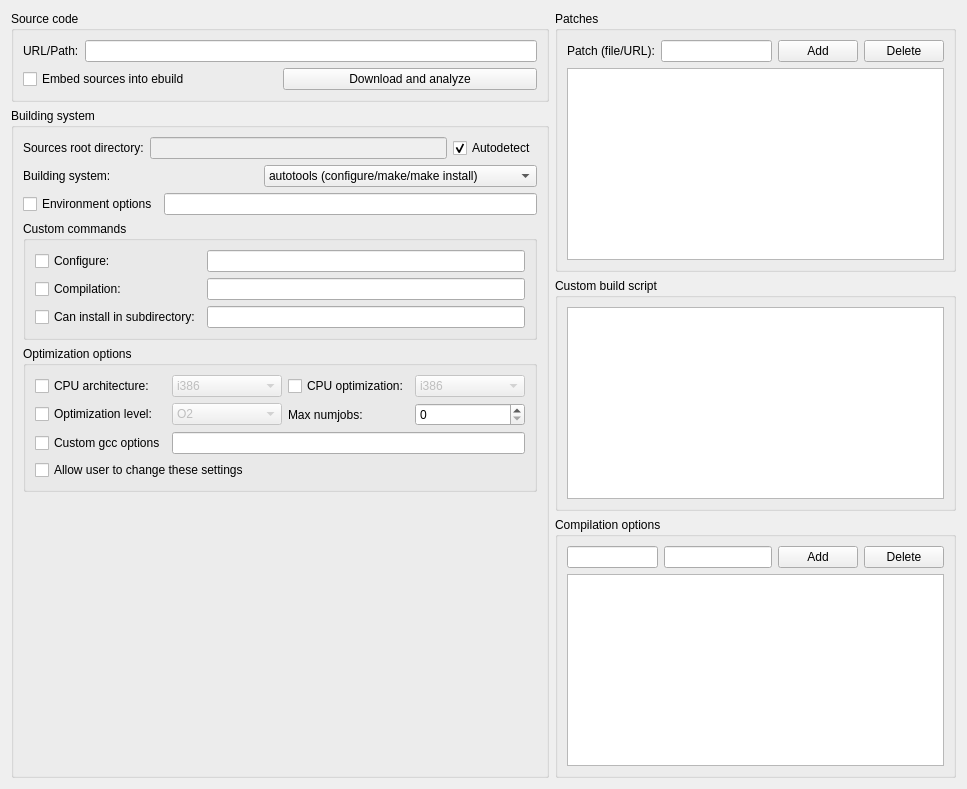
     <widget class="QWidget" name="tab_2" >
      <attribute name="title" >
       <string>Building options</string>
      </attribute>
      <attribute name="icon" >
       <iconset>../../../usr/share/icons/OS-K/128x128/apps/system-config-services.png</iconset>
      </attribute>
      <layout class="QHBoxLayout" >
       <item>
        <layout class="QHBoxLayout" >
         <item>
          <layout class="QVBoxLayout" >
           <item>
            <widget class="QGroupBox" name="sourceCodeGroupBox" >
             <property name="title" >
              <string>Source code</string>
             </property>
             <layout class="QVBoxLayout" >
              <item>
               <layout class="QHBoxLayout" >
                <item>
                 <widget class="QLabel" name="label_9" >
                  <property name="text" >
                   <string>URL/Path:</string>
                  </property>
                 </widget>
                </item>
                <item>
                 <widget class="QLineEdit" name="urlEdit" />
                </item>
               </layout>
              </item>
              <item>
               <layout class="QHBoxLayout" >
                <item>
                 <widget class="QCheckBox" name="embedSourcesCheckBox" >
                  <property name="text" >
                   <string>Embed sources into ebuild</string>
                  </property>
                 </widget>
                </item>
                <item>
                 <widget class="QPushButton" name="downloadAnalyzeButton" >
                  <property name="text" >
                   <string>Download and analyze</string>
                  </property>
                 </widget>
                </item>
               </layout>
              </item>
             </layout>
            </widget>
           </item>
           <item>
            <widget class="QGroupBox" name="buildingSystemGroupBox" >
             <property name="title" >
              <string>Building system</string>
             </property>
             <layout class="QVBoxLayout" >
              <item>
               <layout class="QHBoxLayout" >
                <item>
                 <widget class="QLabel" name="sourcesRootDirectoryLabel" >
                  <property name="text" >
                   <string>Sources root directory:</string>
                  </property>
                 </widget>
                </item>
                <item>
                 <widget class="QLineEdit" name="sourcesRootDirectoryEdit" >
                  <property name="enabled" >
                   <bool>false</bool>
                  </property>
                 </widget>
                </item>
                <item>
                 <widget class="QCheckBox" name="sourcesRootDirectoryAutodetectCheckBox" >
                  <property name="text" >
                   <string>Autodetect</string>
                  </property>
                  <property name="checked" >
                   <bool>true</bool>
                  </property>
                 </widget>
                </item>
               </layout>
              </item>
              <item>
               <layout class="QHBoxLayout" >
                <item>
                 <widget class="QLabel" name="buildingSystemLabel" >
                  <property name="text" >
                   <string>Building system:</string>
                  </property>
                 </widget>
                </item>
                <item>
                 <widget class="QComboBox" name="buildingSystemComboBox" >
                  <item>
                   <property name="text" >
                    <string>autotools (configure/make/make install)</string>
                   </property>
                  </item>
                  <item>
                   <property name="text" >
                    <string>scons (scons foo.out)</string>
                   </property>
                  </item>
                  <item>
                   <property name="text" >
                    <string>cmake (mkdir build; cd build; cmake ..; make)</string>
                   </property>
                  </item>
                  <item>
                   <property name="text" >
                    <string>custom set of commands</string>
                   </property>
                  </item>
                  <item>
                   <property name="text" >
                    <string>custom script</string>
                   </property>
                  </item>
                 </widget>
                </item>
               </layout>
              </item>
              <item>
               <layout class="QHBoxLayout" >
                <item>
                 <widget class="QCheckBox" name="envOptionsCheckBox" >
                  <property name="text" >
                   <string>Environment options</string>
                  </property>
                 </widget>
                </item>
                <item>
                 <widget class="QLineEdit" name="envOptionsEdit" />
                </item>
               </layout>
              </item>
              <item>
               <widget class="QGroupBox" name="customCommandsGroupBox" >
                <property name="title" >
                 <string>Custom commands</string>
                </property>
                <layout class="QGridLayout" >
                 <item row="0" column="0" >
                  <widget class="QCheckBox" name="configureCheckBox" >
                   <property name="text" >
                    <string>Configure:</string>
                   </property>
                  </widget>
                 </item>
                 <item row="0" column="1" >
                  <widget class="QLineEdit" name="configureEdit" />
                 </item>
                 <item row="1" column="0" >
                  <widget class="QCheckBox" name="compilationCheckBox" >
                   <property name="text" >
                    <string>Compilation:</string>
                   </property>
                  </widget>
                 </item>
                 <item row="1" column="1" >
                  <widget class="QLineEdit" name="compilationEdit" />
                 </item>
                 <item row="2" column="0" >
                  <widget class="QCheckBox" name="installationCheckBox" >
                   <property name="text" >
                    <string>Can install in subdirectory:</string>
                   </property>
                  </widget>
                 </item>
                 <item row="2" column="1" >
                  <widget class="QLineEdit" name="installEdit" />
                 </item>
                </layout>
               </widget>
              </item>
              <item>
               <widget class="QGroupBox" name="optimizationGroupBox" >
                <property name="title" >
                 <string>Optimization options</string>
                </property>
                <layout class="QGridLayout" >
                 <item row="0" column="0" >
                  <widget class="QCheckBox" name="cpuArchCheckBox" >
                   <property name="text" >
                    <string>CPU architecture:</string>
                   </property>
                  </widget>
                 </item>
                 <item row="0" column="1" >
                  <widget class="QComboBox" name="cpuArchComboBox" >
                   <property name="enabled" >
                    <bool>false</bool>
                   </property>
                   <property name="currentIndex" >
                    <number>0</number>
                   </property>
                   <item>
                    <property name="text" >
                     <string>i386</string>
                    </property>
                   </item>
                   <item>
                    <property name="text" >
                     <string>i486</string>
                    </property>
                   </item>
                   <item>
                    <property name="text" >
                     <string>i586</string>
                    </property>
                   </item>
                   <item>
                    <property name="text" >
                     <string>pentium-mmx</string>
                    </property>
                   </item>
                   <item>
                    <property name="text" >
                     <string>i686</string>
                    </property>
                   </item>
                   <item>
                    <property name="text" >
                     <string>pentium2</string>
                    </property>
                   </item>
                   <item>
                    <property name="text" >
                     <string>pentium3</string>
                    </property>
                   </item>
                   <item>
                    <property name="text" >
                     <string>pentium-m</string>
                    </property>
                   </item>
                   <item>
                    <property name="text" >
                     <string>pentium4</string>
                    </property>
                   </item>
                   <item>
                    <property name="text" >
                     <string>prescott</string>
                    </property>
                   </item>
                   <item>
                    <property name="text" >
                     <string>nocona</string>
                    </property>
                   </item>
                   <item>
                    <property name="text" >
                     <string>k6</string>
                    </property>
                   </item>
                   <item>
                    <property name="text" >
                     <string>k6-2</string>
                    </property>
                   </item>
                   <item>
                    <property name="text" >
                     <string>k6-3</string>
                    </property>
                   </item>
                   <item>
                    <property name="text" >
                     <string>athlon</string>
                    </property>
                   </item>
                   <item>
                    <property name="text" >
                     <string>athlon64</string>
                    </property>
                   </item>
                  </widget>
                 </item>
                 <item row="0" column="2" >
                  <widget class="QCheckBox" name="cpuTuneCheckBox" >
                   <property name="text" >
                    <string>CPU optimization:</string>
                   </property>
                  </widget>
                 </item>
                 <item row="0" column="3" >
                  <widget class="QComboBox" name="cpuTuneComboBox" >
                   <property name="enabled" >
                    <bool>false</bool>
                   </property>
                   <property name="currentIndex" >
                    <number>0</number>
                   </property>
                   <item>
                    <property name="text" >
                     <string>i386</string>
                    </property>
                   </item>
                   <item>
                    <property name="text" >
                     <string>i486</string>
                    </property>
                   </item>
                   <item>
                    <property name="text" >
                     <string>i586</string>
                    </property>
                   </item>
                   <item>
                    <property name="text" >
                     <string>pentium-mmx</string>
                    </property>
                   </item>
                   <item>
                    <property name="text" >
                     <string>i686</string>
                    </property>
                   </item>
                   <item>
                    <property name="text" >
                     <string>pentium2</string>
                    </property>
                   </item>
                   <item>
                    <property name="text" >
                     <string>pentium3</string>
                    </property>
                   </item>
                   <item>
                    <property name="text" >
                     <string>pentium-m</string>
                    </property>
                   </item>
                   <item>
                    <property name="text" >
                     <string>pentium4</string>
                    </property>
                   </item>
                   <item>
                    <property name="text" >
                     <string>prescott</string>
                    </property>
                   </item>
                   <item>
                    <property name="text" >
                     <string>nocona</string>
                    </property>
                   </item>
                   <item>
                    <property name="text" >
                     <string>k6</string>
                    </property>
                   </item>
                   <item>
                    <property name="text" >
                     <string>k6-2</string>
                    </property>
                   </item>
                   <item>
                    <property name="text" >
                     <string>k6-3</string>
                    </property>
                   </item>
                   <item>
                    <property name="text" >
                     <string>athlon</string>
                    </property>
                   </item>
                   <item>
                    <property name="text" >
                     <string>athlon64</string>
                    </property>
                   </item>
                  </widget>
                 </item>
                 <item row="1" column="0" >
                  <widget class="QCheckBox" name="optimizationCheckBox" >
                   <property name="text" >
                    <string>Optimization level:</string>
                   </property>
                  </widget>
                 </item>
                 <item row="1" column="1" >
                  <widget class="QComboBox" name="optimizationComboBox" >
                   <property name="enabled" >
                    <bool>false</bool>
                   </property>
                   <property name="currentIndex" >
                    <number>4</number>
                   </property>
                   <item>
                    <property name="text" >
                     <string>O</string>
                    </property>
                   </item>
                   <item>
                    <property name="text" >
                     <string>Os</string>
                    </property>
                   </item>
                   <item>
                    <property name="text" >
                     <string>O0</string>
                    </property>
                   </item>
                   <item>
                    <property name="text" >
                     <string>O1</string>
                    </property>
                   </item>
                   <item>
                    <property name="text" >
                     <string>O2</string>
                    </property>
                   </item>
                   <item>
                    <property name="text" >
                     <string>O3</string>
                    </property>
                   </item>
                   <item>
                    <property name="text" >
                     <string>O4</string>
                    </property>
                   </item>
                   <item>
                    <property name="text" >
                     <string>O5</string>
                    </property>
                   </item>
                   <item>
                    <property name="text" >
                     <string>O6</string>
                    </property>
                   </item>
                   <item>
                    <property name="text" >
                     <string>O7</string>
                    </property>
                   </item>
                   <item>
                    <property name="text" >
                     <string>O8</string>
                    </property>
                   </item>
                   <item>
                    <property name="text" >
                     <string>O9</string>
                    </property>
                   </item>
                  </widget>
                 </item>
                 <item row="1" column="2" >
                  <widget class="QLabel" name="maxNumjobsLabel" >
                   <property name="text" >
                    <string>Max numjobs:</string>
                   </property>
                  </widget>
                 </item>
                 <item row="1" column="3" >
                  <widget class="QSpinBox" name="maxNumjobsSpinBox" />
                 </item>
                 <item row="2" column="0" >
                  <widget class="QCheckBox" name="customGccOptionsCheckBox" >
                   <property name="text" >
                    <string>Custom gcc options</string>
                   </property>
                  </widget>
                 </item>
                 <item row="2" column="1" colspan="3" >
                  <widget class="QLineEdit" name="customGccOptionsEdit" />
                 </item>
                 <item row="3" column="0" colspan="2" >
                  <widget class="QCheckBox" name="AllowUserToChangeCheckBox" >
                   <property name="text" >
                    <string>Allow user to change these settings</string>
                   </property>
                  </widget>
                 </item>
                </layout>
               </widget>
              </item>
              <item>
               <spacer>
                <property name="orientation" >
                 <enum>Qt::Vertical</enum>
                </property>
                <property name="sizeHint" >
                 <size>
                  <width>514</width>
                  <height>16</height>
                 </size>
                </property>
               </spacer>
              </item>
             </layout>
            </widget>
           </item>
          </layout>
         </item>
         <item>
          <layout class="QVBoxLayout" >
           <item>
            <widget class="QGroupBox" name="patchGroupBox" >
             <property name="title" >
              <string>Patches</string>
             </property>
             <layout class="QVBoxLayout" >
              <item>
               <layout class="QHBoxLayout" >
                <item>
                 <widget class="QLabel" name="patchLabel" >
                  <property name="text" >
                   <string>Patch (file/URL):</string>
                  </property>
                 </widget>
                </item>
                <item>
                 <widget class="QLineEdit" name="patchEdit" />
                </item>
                <item>
                 <widget class="QPushButton" name="patchAddButton" >
                  <property name="text" >
                   <string>Add</string>
                  </property>
                 </widget>
                </item>
                <item>
                 <widget class="QPushButton" name="patchDeleteButton" >
                  <property name="text" >
                   <string>Delete</string>
                  </property>
                 </widget>
                </item>
               </layout>
              </item>
              <item>
               <widget class="QListWidget" name="patchListWidget" />
              </item>
             </layout>
            </widget>
           </item>
           <item>
            <widget class="QGroupBox" name="customScriptGroupBox" >
             <property name="title" >
              <string>Custom build script</string>
             </property>
             <layout class="QVBoxLayout" >
              <item>
               <widget class="QTextEdit" name="customScriptTextEdit" />
              </item>
             </layout>
            </widget>
           </item>
           <item>
            <widget class="QGroupBox" name="compilationGroupBox" >
             <property name="title" >
              <string>Compilation options</string>
             </property>
             <layout class="QVBoxLayout" >
              <item>
               <layout class="QHBoxLayout" >
                <item>
                 <widget class="QLineEdit" name="keyNameEdit" >
                  <property name="font" >
                   <font>
                    <pointsize>7</pointsize>
                    <italic>true</italic>
                   </font>
                  </property>
                  <property name="text" >
                   <string/>
                  </property>
                 </widget>
                </item>
                <item>
                 <widget class="QLineEdit" name="keyValueEdit" >
                  <property name="font" >
                   <font>
                    <italic>true</italic>
                   </font>
                  </property>
                  <property name="text" >
                   <string/>
                  </property>
                 </widget>
                </item>
                <item>
                 <widget class="QPushButton" name="keyAddButton" >
                  <property name="text" >
                   <string>Add</string>
                  </property>
                 </widget>
                </item>
                <item>
                 <widget class="QPushButton" name="keyDeleteButton" >
                  <property name="text" >
                   <string>Delete</string>
                  </property>
                 </widget>
                </item>
               </layout>
              </item>
              <item>
               <widget class="QTableWidget" name="compilationOptionsTableWidget" >
                <property name="selectionMode" >
                 <enum>QAbstractItemView::SingleSelection</enum>
                </property>
                <property name="selectionBehavior" >
                 <enum>QAbstractItemView::SelectRows</enum>
                </property>
               </widget>
              </item>
             </layout>
            </widget>
           </item>
          </layout>
         </item>
        </layout>
       </item>
      </layout>
     </widget>
